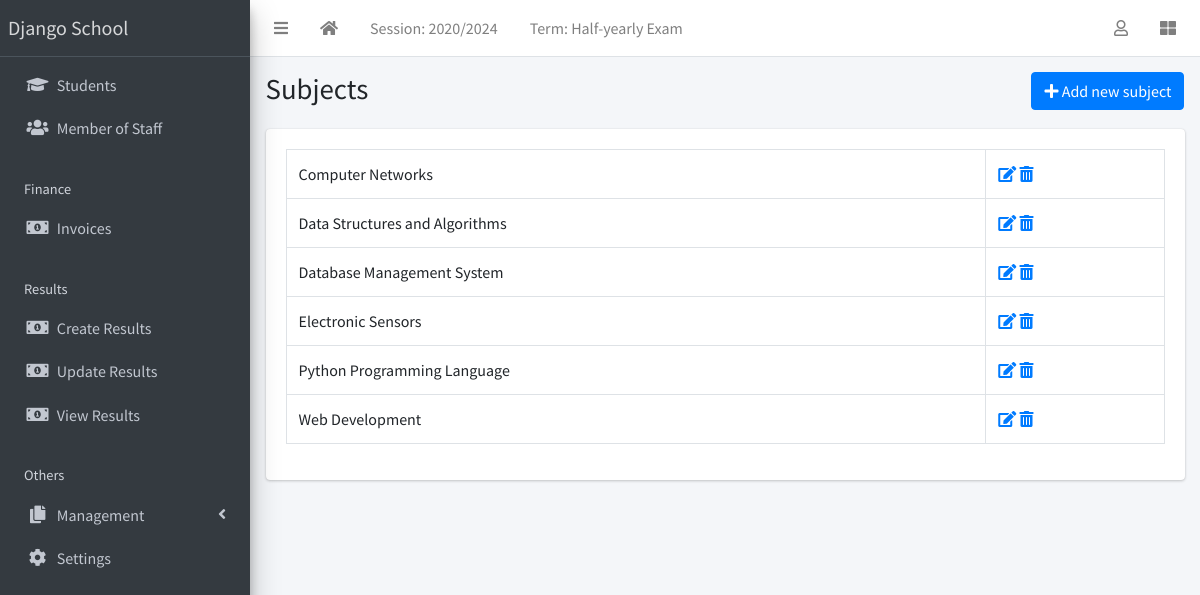
The app's page /subject/list/ (signed in) with its own data.
### apps/corecode/models.py (models this page shows, shortened)
class AcademicSession(models.Model):
    name = models.CharField(max_length=200, unique=True)
    current = models.BooleanField(default=True)
    class Meta:
        ordering = ["-name"]

class AcademicTerm(models.Model):
    name = models.CharField(max_length=20, unique=True)
    current = models.BooleanField(default=True)
    class Meta:
        ordering = ["name"]

class SiteConfig(models.Model):
    key = models.SlugField()
    value = models.CharField(max_length=200)

class Subject(models.Model):
    name = models.CharField(max_length=200, unique=True)
    class Meta:
        ordering = ["name"]
    def __str__(self):
        return self.name

### apps/corecode/views.py (the view)
# urls.py: path("subject/list/", SubjectListView.as_view(), name="subjects"),
class SubjectListView(LoginRequiredMixin, SuccessMessageMixin, ListView):
    model = Subject
    template_name = "corecode/subject_list.html"
    def get_context_data(self, **kwargs):
        context = super().get_context_data(**kwargs)
        context["form"] = SubjectForm()
        return context

### apps/corecode/context_processors.py (called while the page is built)
def site_defaults(request):
    current_session = AcademicSession.objects.get(current=True)
    current_term = AcademicTerm.objects.get(current=True)
    vals = SiteConfig.objects.all()
    contexts = {
        "current_session": current_session.name,
        "current_term": current_term.name,
    }
    for val in vals:
        contexts[val.key] = val.value
    return contexts

### apps/corecode/templates/corecode/subject_list.html (shortened to what this page needs)
{% extends 'base.html' %}
{% load widget_tweaks %}
{% block title %}
Subjects
{% endblock title %}
{% block breadcrumb %}
  <a class="btn btn-primary" href="#" data-toggle="modal" data-target="#modal1">
    <i class="fa fa-plus"></i>
    Add new subject
  </a>
{% endblock breadcrumb %}
{% block content %}
  <div class="row">
    <div class="col-sm-12">
        <table class="table table-bordered">
          <tbody>
            {% for object in object_list %}
            <tr>
              <td>{{ object }}</td>
              <td><a href="{% url 'subject-update' object.id %}"><i
                    class="fa fa-edit"></i></a> <a
                  href="{% url 'subject-delete' object.id %}"><i
                    class="fa fa-trash-alt"></i></a></td>
            </tr>
            {% endfor %}
          </tbody>
        </table>
    </div>
  </div>
{% endblock content %}

### templates/base.html (shortened to what this page needs)
{% load static %}
<!DOCTYPE html>
<html lang="en">
<head>
  <link rel="stylesheet" href="{% static 'plugins/fontawesome-free/css/all.min.css' %}">
  <link rel="stylesheet" href="{% static 'plugins/toastr/toastr.min.css' %}">
  <link rel="stylesheet"
    href="{% static 'plugins/overlayScrollbars/css/OverlayScrollbars.min.css' %}">
  <link rel="stylesheet" href="{% static 'plugins/Datatables/datatables.min.css' %}" />
  <link rel="stylesheet" href="{% static 'dist/css/adminlte.min.css' %}">
</head>
<body
  class="hold-transition sidebar-mini layout-fixed layout-navbar-fixed layout-footer-fixed">
  <div class="wrapper">
    <nav class="main-header navbar navbar-expand navbar-white navbar-light">
      <ul class="navbar-nav">
        <li class="nav-item">
          <a class="nav-link" data-widget="pushmenu" href="#" role="button"><i
              class="fas fa-bars"></i></a>
        </li>
        <li class="nav-item d-none d-sm-inline-block">
          <a href="{% url 'home' %} " class="nav-link"><i class="fa fa-home"></i></a>
        </li>
        <li class="nav-item d-none d-sm-inline-block">
          <a href="{% url 'current-session' %}" class="nav-link">Session: {{ current_session }}</a>
        </li>
        <li class="nav-item d-none d-sm-inline-block">
          <a href="{% url 'current-session' %}" class="nav-link">Term: {{ current_term }}</a>
        </li>
      </ul>
      <ul class="navbar-nav ml-auto">
        <li class="nav-item dropdown">
          <a class="nav-link" data-toggle="dropdown" href="#">
            <i class="far fa-user"></i>
          </a>
        </li>
        <li class="nav-item">
          <a class="nav-link" data-widget="control-sidebar" data-slide="true"
            href="#" role="button"><i class="fas fa-th-large"></i></a>
        </li>
      </ul>
    </nav>
    <aside class="main-sidebar sidebar-dark-primary elevation-4">
      <a href="{% url 'home' %}" class="brand-link">{{ school_name | default:"MySchool" }}</a>
      <div class="sidebar">
        <nav class="mt-2">
          <ul class="nav nav-pills nav-sidebar flex-column"
            data-widget="treeview" role="menu" data-accordion="false">
            <li class="nav-item">
              <a href="{% url 'student-list' %}" class="nav-link">
                <i class="nav-icon fas fa-graduation-cap"></i>
                <p>
                  Students
                </p>
              </a>
            </li>
            <li class="nav-item">
              <a href="{% url 'staff-list' %}" class="nav-link">
                <i class="nav-icon fas fa-users"></i>
                <p>
                  Member of Staff
                </p>
              </a>
            </li>
            <li class="nav-header">Finance</li>
            <li class="nav-item">
              <a href="{% url 'invoice-list' %}" class="nav-link">
                <i class="nav-icon fas fa-money-bill-alt"></i>
                <p>
                  Invoices
                </p>
              </a>
            </li>
            <li class="nav-header">Results</li>
            <li class="nav-item">
              <a href="{% url 'create-result' %}" class="nav-link">
                <i class="nav-icon fas fa-money-bill-alt"></i>
                <p>
                  Create Results
                </p>
              </a>
            </li>
            <li class="nav-item">
              <a href="{% url 'edit-results' %}" class="nav-link">
                <i class="nav-icon fas fa-money-bill-alt"></i>
                <p>
                  Update Results
                </p>
              </a>
            </li>
            <li class="nav-item">
              <a href="{% url 'view-results' %}" class="nav-link">
                <i class="nav-icon fas fa-money-bill-alt"></i>
                <p>
                  View Results
                </p>
              </a>
            </li>
            <li class="nav-header">Others</li>
            <li class="nav-item has-treeview">
              <a href="#" class="nav-link">
                <i class="nav-icon fas fa-copy"></i>
                <p>
                  Management
                  <i class="fas fa-angle-left right"></i>
                </p>
              </a>
            </li>
            <li class="nav-item">
              <a href="{% url 'configs' %}" class="nav-link">
                <i class="nav-icon fas fa-cog"></i>
                <p>
                  Settings
                </p>
              </a>
            </li>
          </ul>
        </nav>
      </div>
    </aside>
    <div class="content-wrapper">
      <section class="content-header">
        <div class="container-fluid">
          <div class="row mb-1">
            <div class="col-sm-8">
              <h1>{% block title %}{% endblock title %}</h1>
            </div>
            <div class="col-sm-4">
              <ol class="breadcrumb float-sm-right">
                <li class="breadcrumb-item">{% block breadcrumb %}{% endblock breadcrumb %}</li>
              </ol>
            </div>
          </div>
        </div>
      </section>
      <section class="content">
        <div class="container-fluid">
          <div class="row">
            <div class="col-md-12">
              {% block fullcard %}
              <div class="card">
                <div class="card-body">
                  <div class="row">
                    <div class="col">
                      {% block content %}
                      {% endblock content %}
                    </div>
                  </div>
                </div>
              </div>
              {% endblock fullcard %}
            </div>
          </div>
        </div>
      </section>
    </div>
  </div>
</body>
</html>

### records on screen
AcademicSession: name "2020/2024"
AcademicTerm: name "Half-yearly Exam"
SiteConfig: value "Django School"
Subject: name "Computer Networks"
Subject: name "Data Structures and Algorithms"
Subject: name "Database Management System"
Subject: name "Electronic Sensors"
Subject: name "Python Programming Language"
Subject: name "Web Development"
